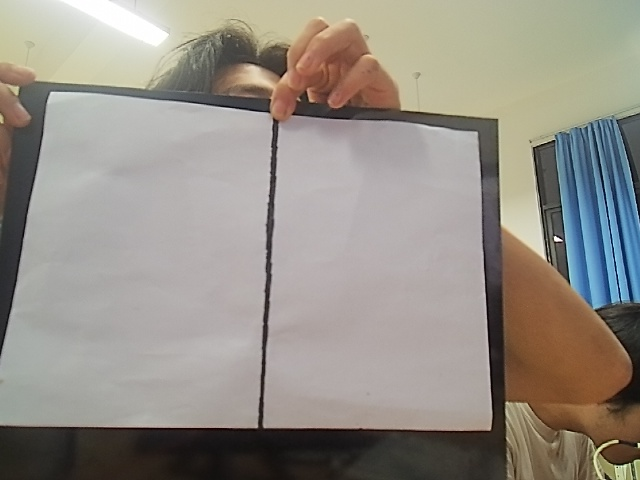
#> input picture test_photo/capture_14829710_01.jpg, 640 x 480 px; its folder holds only this picture in this run
$ python hsv_tuner.py
#> lines starting #> are read from the running program, lines starting #| are printed output that depends on the picture; after the words box and inside, x2 and y2 are one past the last pixel; in counts of white or black regions, pixels touching at a corner belong together
#> in main, frame is the input picture: shape (480, 640, 3); mean B, G, R 135.3, 143.7, 149.3
import argparse
import glob
import os

import cv2
import numpy as np


WINDOW = "HSV tuner"

def nothing(_value):
    pass


def create_trackbars():
    cv2.namedWindow(WINDOW, cv2.WINDOW_NORMAL)
    cv2.createTrackbar("绿背景H下限", WINDOW, 35, 179, nothing)
    cv2.createTrackbar("绿背景H上限", WINDOW, 95, 179, nothing)
    cv2.createTrackbar("绿背景S下限", WINDOW, 40, 255, nothing)
    cv2.createTrackbar("绿背景S上限", WINDOW, 255, 255, nothing)
    cv2.createTrackbar("绿背景V下限", WINDOW, 40, 255, nothing)
    cv2.createTrackbar("绿背景V上限", WINDOW, 255, 255, nothing)
    cv2.createTrackbar("开运算次数", WINDOW, 0, 5, nothing)
    cv2.createTrackbar("闭运算次数", WINDOW, 0, 5, nothing)
    cv2.createTrackbar("反选成碎片", WINDOW, 1, 1, nothing)


def get_params():
    h_low = cv2.getTrackbarPos("绿背景H下限", WINDOW)
    h_high = cv2.getTrackbarPos("绿背景H上限", WINDOW)
    s_low = cv2.getTrackbarPos("绿背景S下限", WINDOW)
    s_high = cv2.getTrackbarPos("绿背景S上限", WINDOW)
    v_low = cv2.getTrackbarPos("绿背景V下限", WINDOW)
    v_high = cv2.getTrackbarPos("绿背景V上限", WINDOW)
    open_iter = cv2.getTrackbarPos("开运算次数", WINDOW)
    close_iter = cv2.getTrackbarPos("闭运算次数", WINDOW)
    invert = cv2.getTrackbarPos("反选成碎片", WINDOW)
    return h_low, h_high, s_low, s_high, v_low, v_high, open_iter, close_iter, invert


def make_mask(frame, params):
#> called with params = (35, 95, 40, 255, 40, 255, 0, 0, 1)
    h_low, h_high, s_low, s_high, v_low, v_high, open_iter, close_iter, invert = params
    hsv = cv2.cvtColor(frame, cv2.COLOR_BGR2HSV)
#> hsv: shape (480, 640, 3); mean H, S, V 40.5, 40.9, 153.1
    low = np.array([h_low, s_low, v_low], dtype=np.uint8)
    high = np.array([h_high, s_high, v_high], dtype=np.uint8)
    green_mask = cv2.inRange(hsv, low, high)
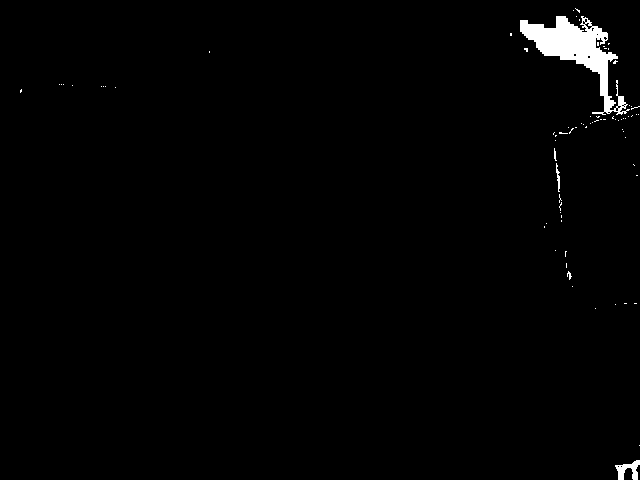
#> green_mask: shape (480, 640); 1.3% white; 78 white regions (73 under 20 px), largest, box (x1, y1, x2, y2) and area: (520, 16, 630, 115) 3407, (615, 460, 640, 480) 255, (556, 163, 560, 192) 58, (554, 148, 557, 161) 22, (567, 271, 572, 280) 22

    if open_iter > 0:
        kernel = np.ones((3, 3), np.uint8)
        green_mask = cv2.morphologyEx(green_mask, cv2.MORPH_OPEN, kernel, iterations=open_iter)
    if close_iter > 0:
        kernel = np.ones((3, 3), np.uint8)
        green_mask = cv2.morphologyEx(green_mask, cv2.MORPH_CLOSE, kernel, iterations=close_iter)

    piece_mask = cv2.bitwise_not(green_mask) if invert else green_mask
    return green_mask, piece_mask


def overlay_mask(frame, mask):
    overlay = frame.copy()
    overlay[mask > 0] = (0, 0, 255)
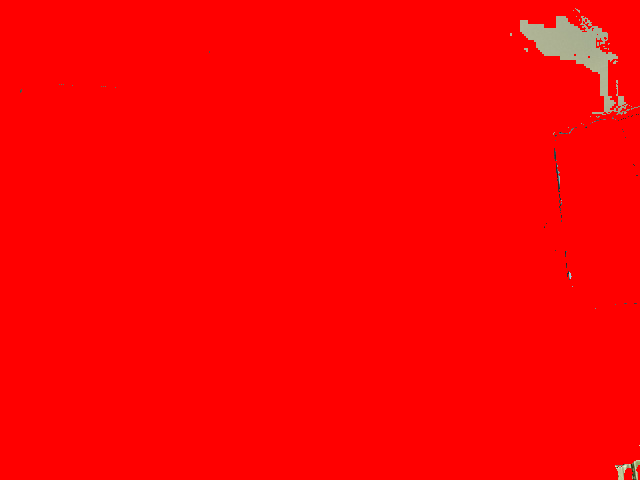
#> overlay: shape (480, 640, 3); mean B, G, R 1.8, 2.2, 253.8
    return cv2.addWeighted(frame, 0.65, overlay, 0.35, 0)
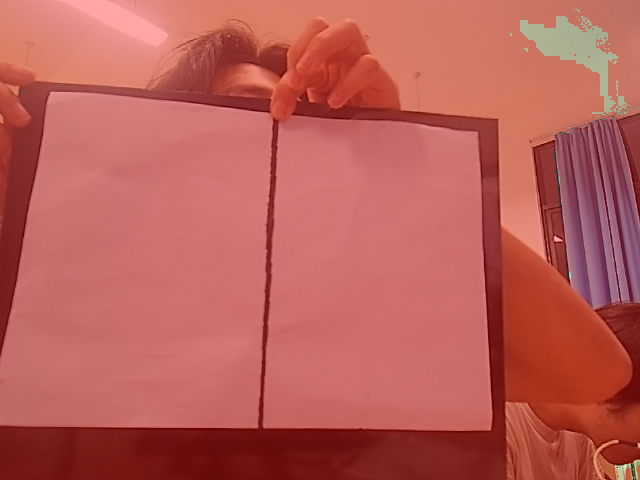
#> returned value: shape (480, 640, 3); mean of channels 0, 1, 2 88.6, 94.2, 185.9; drawn as B, G, R


def fit_to_height(image, height):
#> called with height = 320
    scale = height / image.shape[0]
#> scale = 0.667
    width = max(1, int(image.shape[1] * scale))
#> width = 426
    return cv2.resize(image, (width, height), interpolation=cv2.INTER_AREA)
#> returned value: shape (320, 426, 3)


def build_view(frame, green_mask, piece_mask):
    green_bgr = cv2.cvtColor(green_mask, cv2.COLOR_GRAY2BGR)
    piece_bgr = cv2.cvtColor(piece_mask, cv2.COLOR_GRAY2BGR)
    overlay = overlay_mask(frame, piece_mask)
    height = 320
    row1 = np.hstack([fit_to_height(frame, height), fit_to_height(overlay, height)])
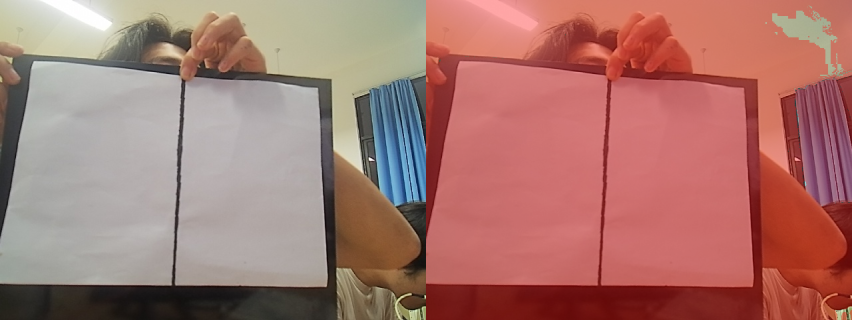
#> row1: shape (320, 852, 3); mean B, G, R 111.9, 119, 167.6
    row2 = np.hstack([fit_to_height(green_bgr, height), fit_to_height(piece_bgr, height)])
#> call 4 of fit_to_height, with height = 320
#> in fit_to_height (call 4), `return cv2.resize(image, (width, height), interpolation=cv2.INTER_AREA)`:
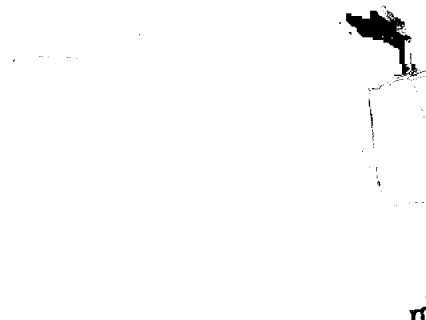
#> returned value: shape (320, 426, 3); min 0, max 255, mean 251.7
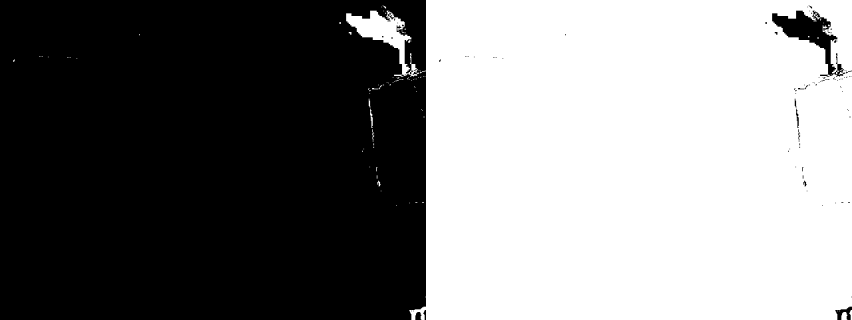
#> row2: shape (320, 852, 3); min 0, max 255, mean 127.5
    return np.vstack([row1, row2])
#> returned value: shape (640, 852, 3)


def image_files(path):
    if os.path.isdir(path):
        files = []
        for pattern in ("*.jpg", "*.jpeg", "*.png", "*.bmp"):
            files.extend(glob.glob(os.path.join(path, pattern)))
        return sorted(files)
    return [path]


def main():
    parser = argparse.ArgumentParser(description="Tune HSV thresholds for green A4 background.")
    parser.add_argument("path", nargs="?", default="test_photo", help="Image file or image directory.")
    args = parser.parse_args()

    files = image_files(args.path)
    if not files:
        raise SystemExit("No images found: %s" % args.path)

    create_trackbars()
    index = 0
    last_params = None
    while True:
        frame = cv2.imread(files[index])
        if frame is None:
            raise SystemExit("Failed to read image: %s" % files[index])

        params = get_params()
        green_mask, piece_mask = make_mask(frame, params)
        view = build_view(frame, green_mask, piece_mask)
        cv2.putText(
            view,
            os.path.basename(files[index]),
            (10, 24),
            cv2.FONT_HERSHEY_SIMPLEX,
            0.7,
            (0, 255, 0),
            2,
            cv2.LINE_AA,
        )
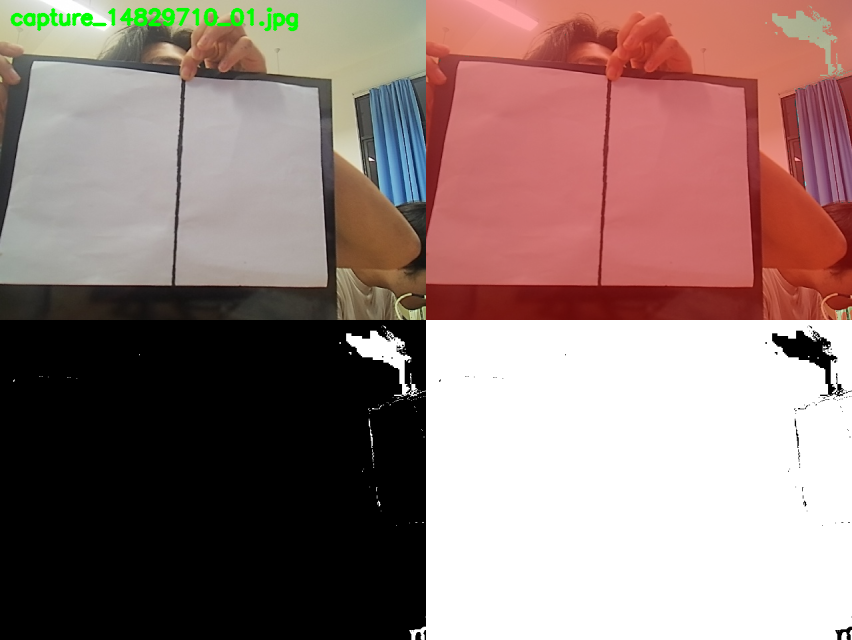
#> view: shape (640, 852, 3); mean B, G, R 119, 123.5, 146.7
        cv2.imshow(WINDOW, view)

        if params != last_params:
            h_low, h_high, s_low, s_high, v_low, v_high, open_iter, close_iter, invert = params
            print(
                "HSV low=(%d,%d,%d) high=(%d,%d,%d) open=%d close=%d invert=%d"
                % (h_low, s_low, v_low, h_high, s_high, v_high, open_iter, close_iter, invert)
            )
            last_params = params

        key = cv2.waitKey(30) & 0xFF
#> (key q is pressed here)
        if key in (27, ord("q")):
            break
        if key in (ord("n"), ord("d")):
            index = (index + 1) % len(files)
        if key in (ord("p"), ord("a")):
            index = (index - 1) % len(files)

    cv2.destroyAllWindows()


if __name__ == "__main__":
    main()
